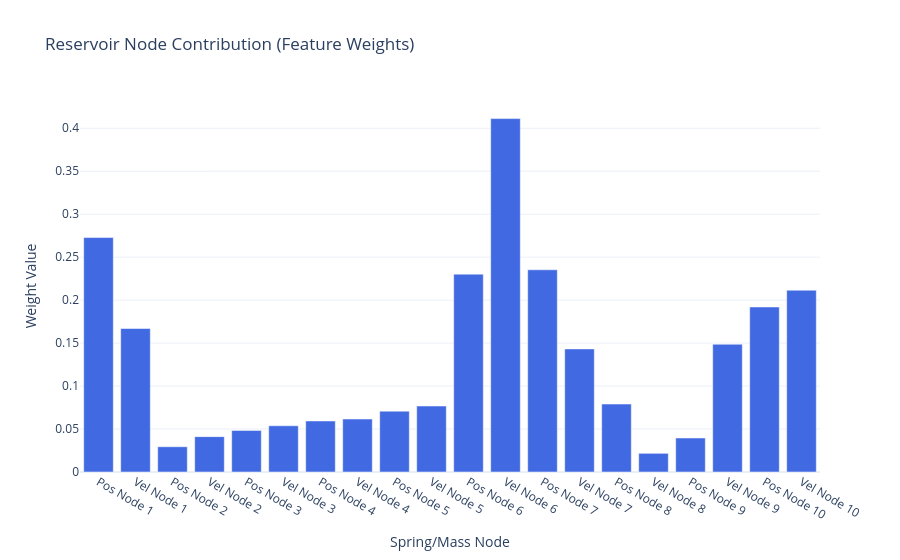

Write notebook code for a chart like this one.
### Code cell
weights = ridge_model.coef_
labels = [
    f"{'Pos' if i % 2 == 0 else 'Vel'} Node {i//2 + 1}" for i in range(len(weights))
]

fig = go.Figure(
    data=[
        go.Bar(
            x=labels,
            y=weights,
            marker_color=np.where(
                weights >= 0, "royalblue", "firebrick"
            ),  # Blue for +, Red for -
        )
    ]
)

fig.update_layout(
    title="Reservoir Node Contribution (Feature Weights)",
    xaxis_title="Spring/Mass Node",
    yaxis_title="Weight Value",
    template="plotly_white",
)

fig.show()

### Figure 1 — Plotly figure (JSON) as saved in the notebook; plotly's stock layout.template omitted (floating-point values rounded to 4 significant figures)
{"data": [{"marker": {"color": ["royalblue", "royalblue", "royalblue", "royalblue", "royalblue", "royalblue", "royalblue", "royalblue", "royalblue", "royalblue", "royalblue", "royalblue", "royalblue", "royalblue", "royalblue", "royalblue", "royalblue", "royalblue", "royalblue", "royalblue"]}, "type": "bar", "x": ["Pos Node 1", "Vel Node 1", "Pos Node 2", "Vel Node 2", "Pos Node 3", "Vel Node 3", "Pos Node 4", "Vel Node 4", "Pos Node 5", "Vel Node 5", "Pos Node 6", "Vel Node 6", "Pos Node 7", "Vel Node 7", "Pos Node 8", "Vel Node 8", "Pos Node 9", "Vel Node 9", "Pos Node 10", "Vel Node 10"], "y": [0.2728, 0.167, 0.02939, 0.04116, 0.04837, 0.05378, 0.0594, 0.06165, 0.07081, 0.07678, 0.2302, 0.4113, 0.2353, 0.1433, 0.07906, 0.02174, 0.03957, 0.1487, 0.192, 0.2116]}], "layout": {"title": {"text": "Reservoir Node Contribution (Feature Weights)"}, "xaxis": {"title": {"text": "Spring/Mass Node"}}, "yaxis": {"title": {"text": "Weight Value"}}}}
